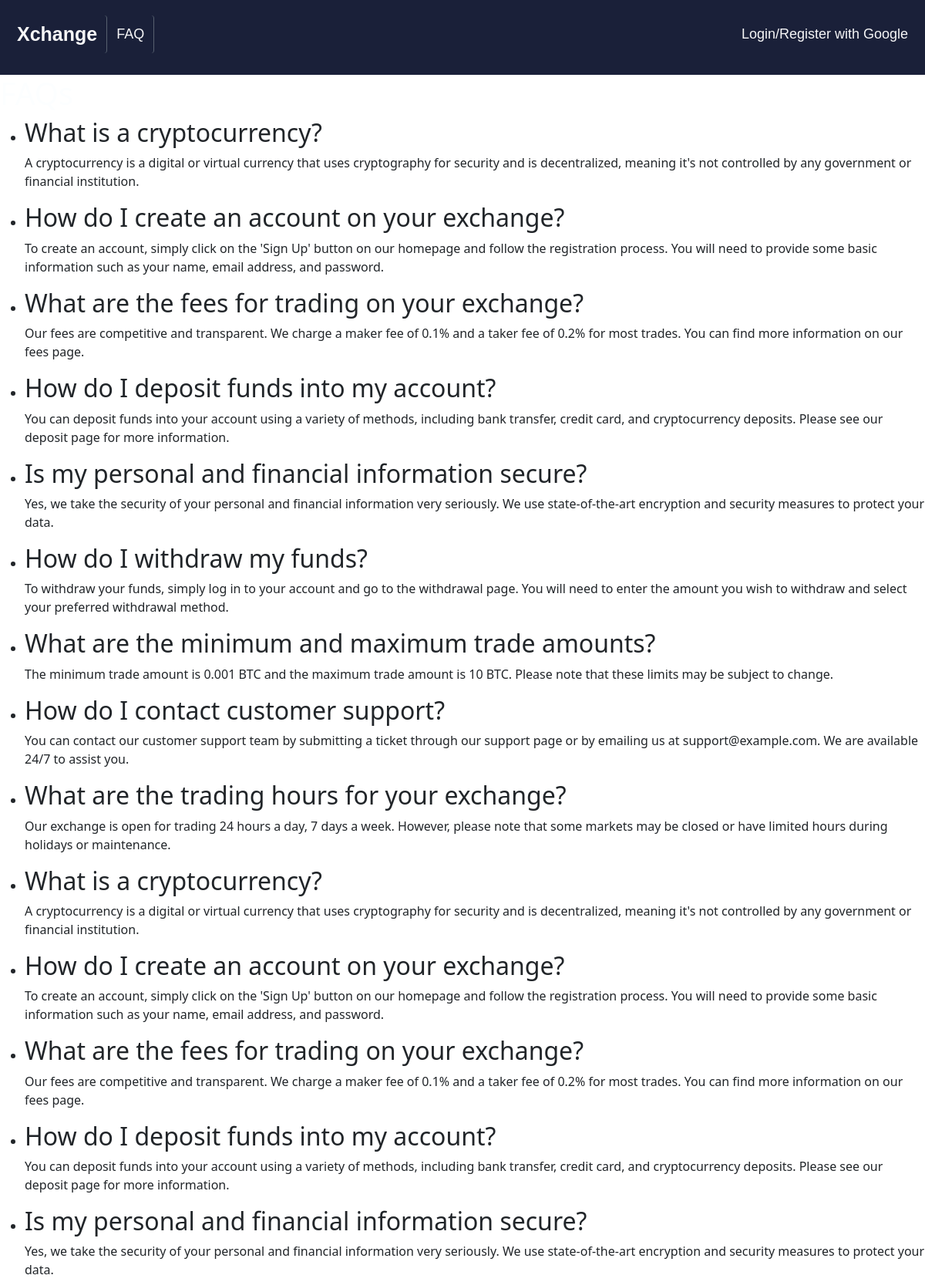
Page /support/faq_list/ (upper part) on the committed database.
### support/models.py (models this page shows, shortened)
class FAQ(models.Model):
    question = models.CharField(max_length=255)
    answer = models.TextField()
    created_at = models.DateTimeField(auto_now_add=True)

### support/views.py (the view)
# urls.py: path('support/faq_list/', views.faq_list, name='faq_list'),
def faq_list(request):
    faqs = FAQ.objects.all()
    return render(request, 'support/faq_list.html', {'faqs': faqs})

### templates/support/faq_list.html (shortened to what this page needs)
{% block content %}
{% load socialaccount %}
<!DOCTYPE html>
<html lang="en">
<head>
    <link rel="stylesheet" href="https://cdn.jsdelivr.net/npm/bootstrap@5.3.0/dist/css/bootstrap.min.css">
    <link rel="stylesheet" href="https://cdnjs.cloudflare.com/ajax/libs/font-awesome/4.7.0/css/font-awesome.min.css">
</head>
<body>
    <div class="background-container">
        <header>
            <div class="header">
                <a href="/" class="logo">Xchange</a>
                <a class="h1">FAQ </a>
                <div class="header-right">
                    {% if user.is_authenticated %}
                        <a href="/support">Back</a>
                        <a href="{% url 'logout_view' %}">Logout</a>
                    {% else %}
                        <a href="{% provider_login_url 'google'%}?next=/">Login/Register with Google</a>
                    {% endif %}
                </div>
            </div>
        </header>
  <h1>FAQs</h1>
  <ul>
    {% for faq in faqs %}
      <li>
        <h2>{{ faq.question }}</h2>
        <p>{{ faq.answer }}</p>
      </li>
    {% endfor %}
  </ul>
{% endblock %}

### templates/support/faq_list.html (style rules this page uses)
body { margin: 0; padding: 0; overflow: hidden; }
.background-container { background-size: cover; background-position: center; background-repeat: no-repeat; height: 100vh; overflow-y: auto; }
h1 { color: #fcfeff; text-align: left; }
.header { font-family: 'Montserrat', sans-serif; overflow: hidden; background-color: #1a2039; padding: 20px 10px; }
.header a { float: left; color: #f6f6f7; text-align: center; padding: 12px; text-decoration: none; font-size: 18px; line-height: 25px; border-radius: 4px; transition: background-color 0.3s, color 0.3s; }
.header a:not(:last-child) { border-right: 1px solid #57606f; }
.header a.logo { font-size: 25px; font-weight: bold; }
.header-right { float: right; }
body { margin: 0; }

### rows in the picture
FAQ: question "What is a cryptocurrency?", answer "A cryptocurrency is a digital or virtual currency that uses cryptography for security and is decentralized, meaning it's not controlled by any government or financial institution."
FAQ: question "How do I create an account on your exchange?", answer "To create an account, simply click on the 'Sign Up' button on our homepage and follow the registration process. You will need to provide some basic information such as your name, email address, and password."
FAQ: question "What are the fees for trading on your exchange?", answer "Our fees are competitive and transparent. We charge a maker fee of 0.1% and a taker fee of 0.2% for most trades. You can find more information on our fees page."
FAQ: question "How do I deposit funds into my account?", answer "You can deposit funds into your account using a variety of methods, including bank transfer, credit card, and cryptocurrency deposits. Please see our deposit page for more information."
FAQ: question "Is my personal and financial information secure?", answer "Yes, we take the security of your personal and financial information very seriously. We use state-of-the-art encryption and security measures to protect your data."
FAQ: question "How do I withdraw my funds?", answer "To withdraw your funds, simply log in to your account and go to the withdrawal page. You will need to enter the amount you wish to withdraw and select your preferred withdrawal method."
FAQ: question "What are the minimum and maximum trade amounts?", answer "The minimum trade amount is 0.001 BTC and the maximum trade amount is 10 BTC. Please note that these limits may be subject to change."
FAQ: question "How do I contact customer support?", answer "You can contact our customer support team by submitting a ticket through our support page or by emailing us at support@example.com. We are available 24/7 to assist you."
FAQ: question "What are the trading hours for your exchange?", answer "Our exchange is open for trading 24 hours a day, 7 days a week. However, please note that some markets may be closed or have limited hours during holidays or maintenance."
FAQ: question "What is a cryptocurrency?", answer "A cryptocurrency is a digital or virtual currency that uses cryptography for security and is decentralized, meaning it's not controlled by any government or financial institution."
FAQ: question "How do I create an account on your exchange?", answer "To create an account, simply click on the 'Sign Up' button on our homepage and follow the registration process. You will need to provide some basic information such as your name, email address, and password."
FAQ: question "What are the fees for trading on your exchange?", answer "Our fees are competitive and transparent. We charge a maker fee of 0.1% and a taker fee of 0.2% for most trades. You can find more information on our fees page."
FAQ: question "How do I deposit funds into my account?", answer "You can deposit funds into your account using a variety of methods, including bank transfer, credit card, and cryptocurrency deposits. Please see our deposit page for more information."
FAQ: question "Is my personal and financial information secure?", answer "Yes, we take the security of your personal and financial information very seriously. We use state-of-the-art encryption and security measures to protect your data."
